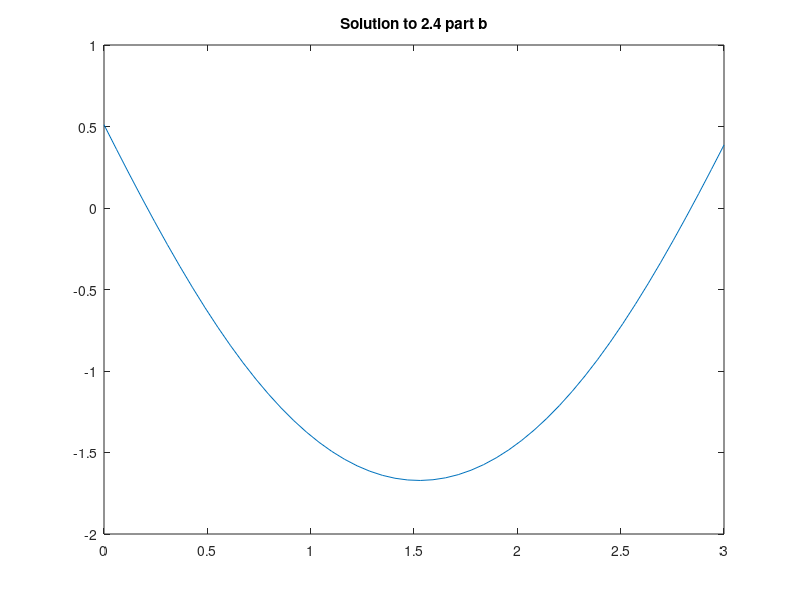

MATLAB code to generate this figure:
%----------------------------------------------------------------------------%
% Opening Commands
%----------------------------------------------------------------------------%
clear; close all; clc;

%----------------------------------------------------------------------------%
% Part a
%
% We can't turn this into a linear algebra problem because of the fact that
% y(x) is embedded inside the sin() function.
%----------------------------------------------------------------------------%

%----------------------------------------------------------------------------%
% Part b
%
% Solve equation 2.13 with linear algebra methods inside an iterative loop.
%----------------------------------------------------------------------------%

% Make edge centered grid
n = 50;
xmin = 0; xmax = 3;
h = (xmax - xmin) / (n - 1);
x = xmin: h: xmax;
x = x';

% Create A matrix
A = zeros(n, n);  % Preallocate memory for A
A(1, 1) = 1;  % Set first row of A
A(n, n - 1: n) = 1;  % Set last row of A

for jrow = 2: n - 1  % fill in all other rows of A
    A(jrow, jrow - 1: jrow + 1) = [1 / (h ^ 2), - 2 / (h ^ 2), 1 / (h ^ 2)];
end

% Setup iteration variables
toler = 1e-8;  % convergence criterion
max_iter = 500;  % Max number of iterations
iter = 0;  % iteration number counter
dist = 500;  % starting norm

% define initial y(x)
y_old = zeros(n, 1);

while iter < max_iter && dist > toler
    b = 1 - sin(y_old);  % Create b using y_old
    y = A \ b;  % Solve linear problem for y

    % Create y'' and check the norm
    ypp = (y(3:n) - 2 * y(2:n - 1) + y(1:n - 2)) / h ^ 2;
    dist  = norm(ypp + sin(y(2:n - 1)) - 1, 2);

    % Set y_old equal to the y created on this iteration and update iter
    y_old = y;
    iter = iter + 1;
end

% Plot results
figure
plot(x, y)
title('Solution to 2.4 part b')
